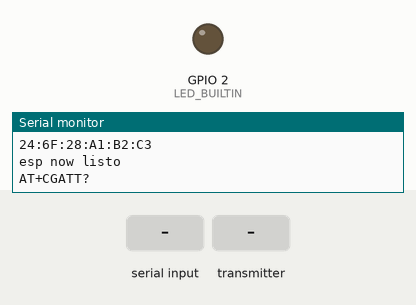
A sketch run on a simulated ESP32. On the bench: output pins drawn as LEDs (lit = HIGH), the last lines printed to the serial monitor. The test bench sets the inputs (shaded band).

Above: at 1.7 s.
1.8 s: ":1" received over Serial
At 3.9 s:
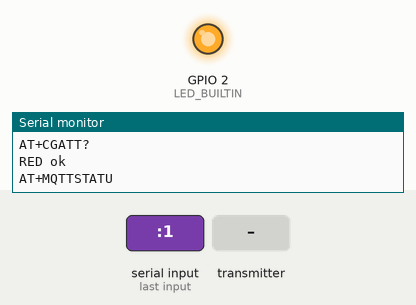
5.5 s: the transmitter starts sending temp = 0
Timing chart, 0 to 8.5 s (numbered marks = the images above; inputs shaded):
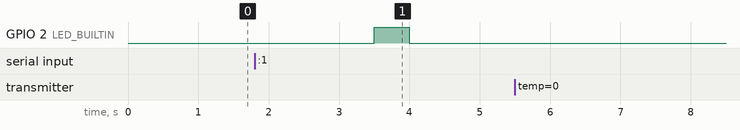

The sketch:

gatewayConModem.ino
```cpp
/*
recive en mensaje ESP_now, y lo inserta por MQTT
con los comandos AT del modem

formato del mensaje MQTT para insertar en el servidor
AT+MPUB="splendid/insert/temp",2,0,"23.2_{mac_modem}_{mac sensor}_2500"

PROBLEMA 1:
ESTA VERSION PIERDE MUCHOS MENSAJES, HAY QUE MEJORARLA SACANDO EL PROCESAMIENTO DE LOS MENSAJES DEL CALLBACK DE ESP_NOW,
Y HACIENDO QUE EL CALLBACK SOLO GUARDE LOS MENSAJES EN UNA COLA, Y LUEGO PROCESAR LA COLA EN EL LOOP PRINCIPAL.

La solución ya está implentada, este queda como trabajo para los alumnos.

PROBLEMA 2
También hay que hacer que se conecte a MQTT con un nombre único (mac) porqu si hay varios modems con el mismo nombre uno tira la conexión de los otros

*/
#include <WiFi.h>
#include "esp_now.h"

// ESP_NOW ====================================
struct Data
{
  float temp;
  char mac[18];
  int bat;
} myData;

// Init ESP-NOW ---------------------------------------------------------------
void beginEspNow()
{

  WiFi.mode(WIFI_AP_STA);
  String myMac = WiFi.macAddress();
  Serial.println(myMac);

  if (esp_now_init() != ESP_OK)
  {
    Serial.println("Error initializing ESP-NOW");
    return;
  }
  esp_now_register_recv_cb(OnDataRecv);
  Serial.println("\nesp now listo");
}

// ESPN OW callback function that will be executed when data is received
void OnDataRecv(const esp_now_recv_info_t *mac, const uint8_t *incomingData, int len)
{

  memcpy(&myData, incomingData, len);
  Serial.println(myData.temp);
  Serial.println(myData.mac);
  Serial.println(myData.bat);
  insertar(String(myData.temp), String(myData.mac), String(myData.bat));
}

HardwareSerial MySerial(0); // UART para el modem

// publicar mensage MQTT
void insertar(String tempString, String mac, String bat)
{

  String msg = tempString + "_" + WiFi.macAddress() + "_" + mac + "_" + bat;
  Serial.println(msg);
  Serial.println("_____________________");

  MySerial.print("AT+MPUB=\"splendid/insert/temp\",2,0,\"" + msg + "\"\r\n");
  delay(1000);
  leerSerial();
}

void setup()
{

  pinMode(LED_BUILTIN, OUTPUT);
  // initialize both serial ports:
  Serial.begin(115200);
  MySerial.begin(115200); // at CPU Freq is 40MHz, work half speed of defined.
  delay(500);
  beginEspNow();
}

bool checkMqtt()
{

  String s = "";
  MySerial.print("AT+MQTTSTATU\r\n");
  delay(500);
  s = leerSerial();
  // Serial.println(s);
  if (s.indexOf(":1") > -1)
  {
    Serial.println("MQTT ok");
    digitalWrite(LED_BUILTIN, HIGH);
    return true;
  }
  digitalWrite(LED_BUILTIN, LOW);
  Serial.println("MQTT NO CONCTADO :-(");
  return false;
}

void conectarMqtt()
{

  MySerial.print("AT+MCONFIG=\"modem1\",\"tadu\",\"sogtulakk\"\r\n");
  delay(500);
  Serial.println(leerSerial());
  MySerial.print("AT+MIPSTART=\"titi.etsii.urjc.es\",\"60000\"\r\n");
  delay(500);
  Serial.println(leerSerial());
  MySerial.print("AT+MCONNECT=1,3600\r\n");
  delay(500);
  Serial.println(leerSerial());
}

bool checkRed()
{

  // AT+CGATT?
  //  1 connectado 0, no conectdo
  MySerial.print("AT+CGATT?\r\n");
  delay(500);
  String s = leerSerial();
  // Serial.println(s);
  if (s.indexOf("1") > -1)
  {
    Serial.println("RED ok");
    digitalWrite(LED_BUILTIN, HIGH);
    return true;
  }
  digitalWrite(LED_BUILTIN, LOW);
  return (false);
}

String leerSerial()
{

  String s = "";
  while (MySerial.available())
  {
    s += MySerial.readString();
  }
  return s;
}

void loop()
{

  int i = 0;
  while (!checkRed())
  {
    delay(1000);
    if (i > 60)
    {
      MySerial.print("AT+RESET\r\n");
    }
    else
    {
      i += 1;
      Serial.println(i);
    }
  };
  if (!checkMqtt())
    conectarMqtt();
  delay(5000);
}
```

Measured:
- after the input at 1.8 s, GPIO 2 (LED_BUILTIN): LOW → HIGH after 1.7 s, → LOW 0.50 s later
